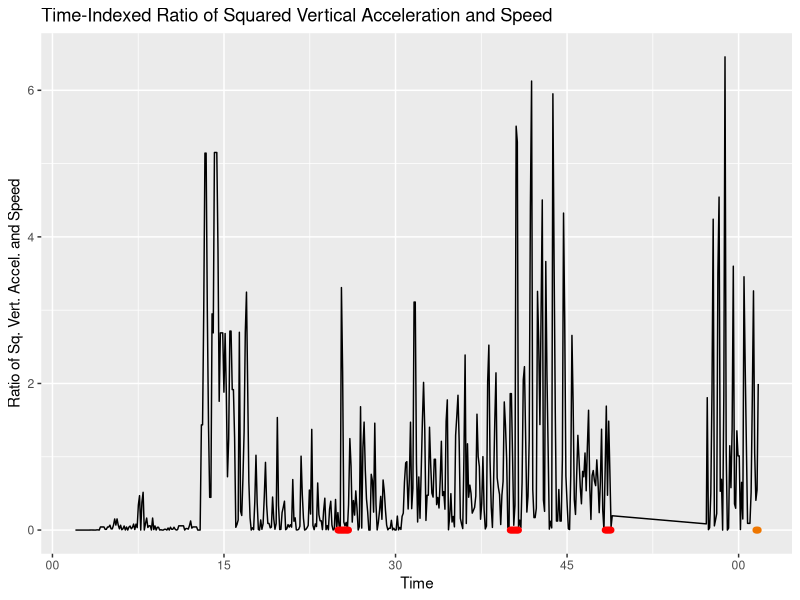
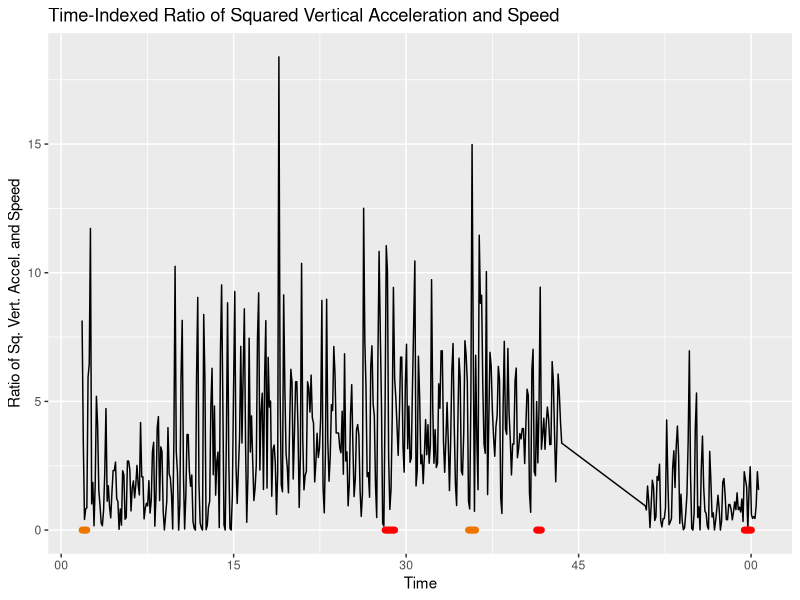
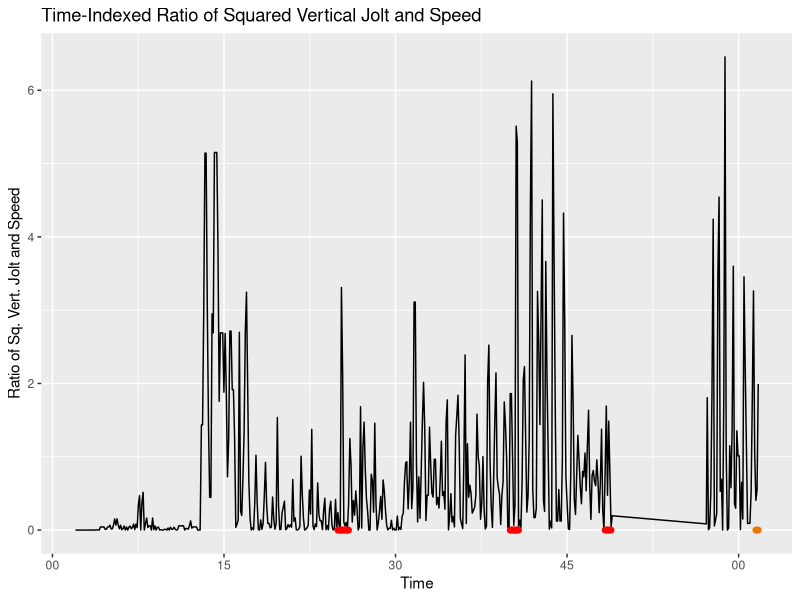
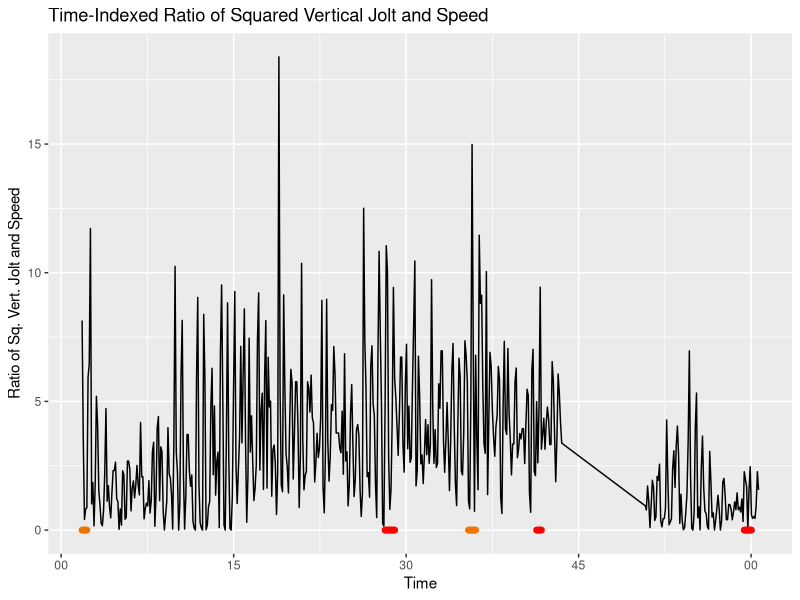
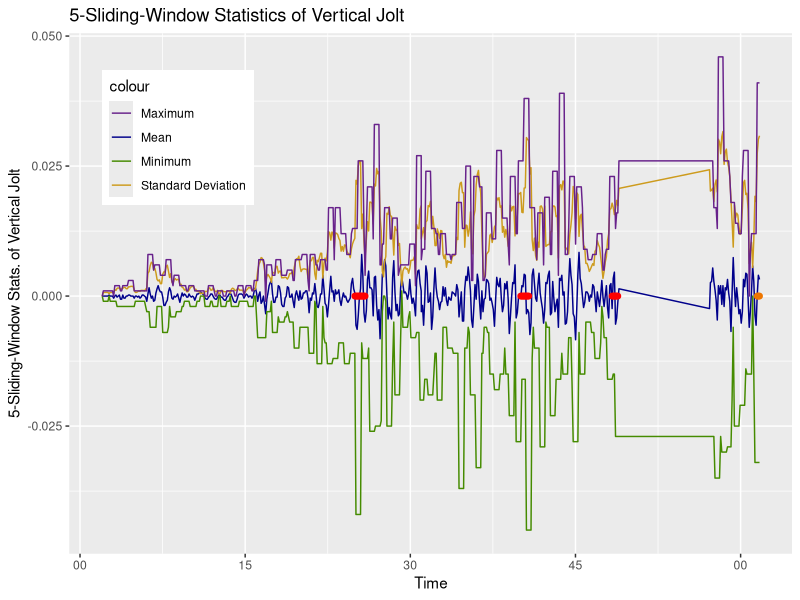
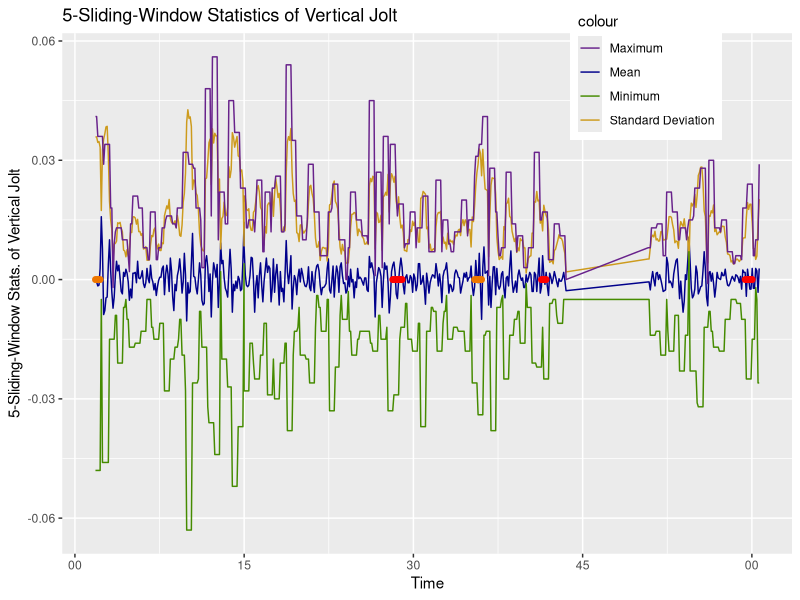

These charts were generated, in order, by the following R code:
## ---- chunk 1
knitr::opts_chunk$set(echo = TRUE)
## ---- chunk 2
# load data file
if (!exists("Kenya.raw")) {
    Kenya.raw <- read.csv("./kenya_oct_15_data_labeled.csv")
}
print(nrow(Kenya.raw))
Kenya.73 = Kenya.raw[Kenya.raw$Batch_id == 73, c("time", "label", "velocity", "x", "x_raw")]
Kenya.73$time <- as.POSIXct(Kenya.73$time, format="%Y-%m-%d %H:%M:%OS")
Kenya.73$Speed <- Kenya.73$velocity
Kenya.73$vert_accel <- Kenya.73$x_raw
Kenya.73$vert_jolt <- Kenya.73$x
Kenya.73 <- Kenya.73[, c("time", "Speed", "vert_accel", "vert_jolt", "label")]
## ---- chunk 3
# calculate ratio between vertical acceleration and speed
for (i in 1:nrow(Kenya.73)) {
    if (Kenya.73$Speed[i] == 0) {
        Kenya.73$sq_vert_accel_ratio_speed[i] = 0
    }
    else {
        Kenya.73$sq_vert_accel_ratio_speed[i] = (Kenya.73$vert_accel[i] * Kenya.73$vert_accel[i]) / Kenya.73$Speed[i]
    }
}
## ---- chunk 4
require(ggplot2)
Kenya.73.sq_vert_accel_ratio_speed.plot <- ggplot(Kenya.73[1:500, ], aes(x = time))
Kenya.73.sq_vert_accel_ratio_speed.plot <- Kenya.73.sq_vert_accel_ratio_speed.plot + geom_line(aes(y = sq_vert_accel_ratio_speed))
Kenya.73.sq_vert_accel_ratio_speed.plot <- Kenya.73.sq_vert_accel_ratio_speed.plot + xlab("Time") 
Kenya.73.sq_vert_accel_ratio_speed.plot <- Kenya.73.sq_vert_accel_ratio_speed.plot + ylab("Ratio of Sq. Vert. Accel. and Speed") 
Kenya.73.sq_vert_accel_ratio_speed.plot <- Kenya.73.sq_vert_accel_ratio_speed.plot + ggtitle("Time-Indexed Ratio of Squared Vertical Acceleration and Speed")
for (i in 1:500) {
    if (Kenya.73$label[i] == 1) {
         Kenya.73.sq_vert_accel_ratio_speed.plot <- Kenya.73.sq_vert_accel_ratio_speed.plot + 
             annotate("pointrange", x = Kenya.73$time[i], y = 0, ymin = 0, ymax = 0, colour = "red", size = 0.25)
    }
    if (Kenya.73$label[i] == 2) {
        Kenya.73.sq_vert_accel_ratio_speed.plot <- Kenya.73.sq_vert_accel_ratio_speed.plot + 
             annotate("pointrange", x = Kenya.73$time[i], y = 0, ymin = 0, ymax = 0, colour = "darkorange2", size = 0.25)
    }
}
print(Kenya.73.sq_vert_accel_ratio_speed.plot)
## ---- chunk 5
require(ggplot2)
Kenya.73.sq_vert_accel_ratio_speed.plot <- ggplot(Kenya.73[501:1000, ], aes(x = time))
Kenya.73.sq_vert_accel_ratio_speed.plot <- Kenya.73.sq_vert_accel_ratio_speed.plot + geom_line(aes(y = sq_vert_accel_ratio_speed))
Kenya.73.sq_vert_accel_ratio_speed.plot <- Kenya.73.sq_vert_accel_ratio_speed.plot + xlab("Time") 
Kenya.73.sq_vert_accel_ratio_speed.plot <- Kenya.73.sq_vert_accel_ratio_speed.plot + ylab("Ratio of Sq. Vert. Accel. and Speed") 
Kenya.73.sq_vert_accel_ratio_speed.plot <- Kenya.73.sq_vert_accel_ratio_speed.plot + ggtitle("Time-Indexed Ratio of Squared Vertical Acceleration and Speed")
for (i in 501:1000) {
    if (Kenya.73$label[i] == 1) {
         Kenya.73.sq_vert_accel_ratio_speed.plot <- Kenya.73.sq_vert_accel_ratio_speed.plot + 
             annotate("pointrange", x = Kenya.73$time[i], y = 0, ymin = 0, ymax = 0, colour = "red", size = 0.25)
    }
    if (Kenya.73$label[i] == 2) {
        Kenya.73.sq_vert_accel_ratio_speed.plot <- Kenya.73.sq_vert_accel_ratio_speed.plot + 
             annotate("pointrange", x = Kenya.73$time[i], y = 0, ymin = 0, ymax = 0, colour = "darkorange2", size = 0.25)
    }
}
print(Kenya.73.sq_vert_accel_ratio_speed.plot)
## ---- chunk 6
# calculate ratio between vertical acceleration and speed
for (i in 1:nrow(Kenya.73)) {
    if (Kenya.73$Speed[i] == 0) {
        Kenya.73$sq_vert_jolt_ratio_speed[i] = 0
    }
    else {
        Kenya.73$sq_vert_jolt_ratio_speed[i] = (Kenya.73$vert_accel[i] * Kenya.73$vert_accel[i]) / Kenya.73$Speed[i]
    }
}
## ---- chunk 7
require(ggplot2)
Kenya.73.sq_vert_jolt_ratio_speed.plot <- ggplot(Kenya.73[1:500, ], aes(x = time))
Kenya.73.sq_vert_jolt_ratio_speed.plot <- Kenya.73.sq_vert_jolt_ratio_speed.plot + geom_line(aes(y = sq_vert_jolt_ratio_speed))
Kenya.73.sq_vert_jolt_ratio_speed.plot <- Kenya.73.sq_vert_jolt_ratio_speed.plot + xlab("Time") 
Kenya.73.sq_vert_jolt_ratio_speed.plot <- Kenya.73.sq_vert_jolt_ratio_speed.plot + ylab("Ratio of Sq. Vert. Jolt and Speed") 
Kenya.73.sq_vert_jolt_ratio_speed.plot <- Kenya.73.sq_vert_jolt_ratio_speed.plot + ggtitle("Time-Indexed Ratio of Squared Vertical Jolt and Speed")
for (i in 1:500) {
    if (Kenya.73$label[i] == 1) {
         Kenya.73.sq_vert_jolt_ratio_speed.plot <- Kenya.73.sq_vert_jolt_ratio_speed.plot + 
             annotate("pointrange", x = Kenya.73$time[i], y = 0, ymin = 0, ymax = 0, colour = "red", size = 0.25)
    }
    if (Kenya.73$label[i] == 2) {
        Kenya.73.sq_vert_jolt_ratio_speed.plot <- Kenya.73.sq_vert_jolt_ratio_speed.plot + 
             annotate("pointrange", x = Kenya.73$time[i], y = 0, ymin = 0, ymax = 0, colour = "darkorange2", size = 0.25)
    }
}
print(Kenya.73.sq_vert_jolt_ratio_speed.plot)
## ---- chunk 8
require(ggplot2)
Kenya.73.sq_vert_jolt_ratio_speed.plot <- ggplot(Kenya.73[501:1000, ], aes(x = time))
Kenya.73.sq_vert_jolt_ratio_speed.plot <- Kenya.73.sq_vert_jolt_ratio_speed.plot + geom_line(aes(y = sq_vert_jolt_ratio_speed))
Kenya.73.sq_vert_jolt_ratio_speed.plot <- Kenya.73.sq_vert_jolt_ratio_speed.plot + xlab("Time") 
Kenya.73.sq_vert_jolt_ratio_speed.plot <- Kenya.73.sq_vert_jolt_ratio_speed.plot + ylab("Ratio of Sq. Vert. Jolt and Speed") 
Kenya.73.sq_vert_jolt_ratio_speed.plot <- Kenya.73.sq_vert_jolt_ratio_speed.plot + ggtitle("Time-Indexed Ratio of Squared Vertical Jolt and Speed")
for (i in 501:1000) {
    if (Kenya.73$label[i] == 1) {
         Kenya.73.sq_vert_jolt_ratio_speed.plot <- Kenya.73.sq_vert_jolt_ratio_speed.plot + 
             annotate("pointrange", x = Kenya.73$time[i], y = 0, ymin = 0, ymax = 0, colour = "red", size = 0.25)
    }
    if (Kenya.73$label[i] == 2) {
        Kenya.73.sq_vert_jolt_ratio_speed.plot <- Kenya.73.sq_vert_jolt_ratio_speed.plot + 
             annotate("pointrange", x = Kenya.73$time[i], y = 0, ymin = 0, ymax = 0, colour = "darkorange2", size = 0.25)
    }
}
print(Kenya.73.sq_vert_jolt_ratio_speed.plot)
## ---- chunk 9
# calculate 5-sliding-window mean of vertical jolt
for (i in 3:nrow(Kenya.73)-2) {
    Kenya.73$vert_jolt_mean[i] = mean(c(Kenya.73$vert_jolt[i-2], 
                                        Kenya.73$vert_jolt[i-1], 
                                        Kenya.73$vert_jolt[i], 
                                        Kenya.73$vert_jolt[i+1], 
                                        Kenya.73$vert_jolt[i+2]))
}
Kenya.73$vert_jolt_mean[1] = 0
Kenya.73$vert_jolt_mean[2] = 0
Kenya.73$vert_jolt_mean[nrow(Kenya.73) - 1] = 0
Kenya.73$vert_jolt_mean[nrow(Kenya.73)] = 0
# calculate 5-sliding-window standard deviation of vertical jolt
for (i in 3:nrow(Kenya.73)-2) {
    Kenya.73$vert_jolt_sd[i] = sd(c(Kenya.73$vert_jolt[i-2], 
                                        Kenya.73$vert_jolt[i-1], 
                                        Kenya.73$vert_jolt[i], 
                                        Kenya.73$vert_jolt[i+1], 
                                        Kenya.73$vert_jolt[i+2]))
}
Kenya.73$vert_jolt_sd[1] = 0
Kenya.73$vert_jolt_sd[2] = 0
Kenya.73$vert_jolt_sd[nrow(Kenya.73) - 1] = 0
Kenya.73$vert_jolt_sd[nrow(Kenya.73)] = 0
# calculate 5-sliding-window minimum of vertical jolt
for (i in 3:nrow(Kenya.73)-2) {
    Kenya.73$vert_jolt_min[i] = min(c(Kenya.73$vert_jolt[i-2], 
                                        Kenya.73$vert_jolt[i-1], 
                                        Kenya.73$vert_jolt[i], 
                                        Kenya.73$vert_jolt[i+1], 
                                        Kenya.73$vert_jolt[i+2]))
}
Kenya.73$vert_jolt_min[1] = 0
Kenya.73$vert_jolt_min[2] = 0
Kenya.73$vert_jolt_min[nrow(Kenya.73) - 1] = 0
Kenya.73$vert_jolt_min[nrow(Kenya.73)] = 0
# calculate 5-sliding-window maxium of vertical jolt
for (i in 3:nrow(Kenya.73)-2) {
    Kenya.73$vert_jolt_max[i] = max(c(Kenya.73$vert_jolt[i-2], 
                                        Kenya.73$vert_jolt[i-1], 
                                        Kenya.73$vert_jolt[i], 
                                        Kenya.73$vert_jolt[i+1], 
                                        Kenya.73$vert_jolt[i+2]))
}
Kenya.73$vert_jolt_max[1] = 0
Kenya.73$vert_jolt_max[2] = 0
Kenya.73$vert_jolt_max[nrow(Kenya.73) - 1] = 0
Kenya.73$vert_jolt_max[nrow(Kenya.73)] = 0
## ---- chunk 10
require(ggplot2)
Kenya.73.vert_jolt_5.plot <- ggplot(Kenya.73[1:500, ], aes(x = time))
Kenya.73.vert_jolt_5.plot <- Kenya.73.vert_jolt_5.plot + geom_line(aes(y = vert_jolt_mean, colour = "Mean"))
Kenya.73.vert_jolt_5.plot <- Kenya.73.vert_jolt_5.plot + geom_line(aes(y = vert_jolt_sd, colour = "Standard Deviation"))
Kenya.73.vert_jolt_5.plot <- Kenya.73.vert_jolt_5.plot + geom_line(aes(y = vert_jolt_min, colour = "Minimum"))
Kenya.73.vert_jolt_5.plot <- Kenya.73.vert_jolt_5.plot + geom_line(aes(y = vert_jolt_max, colour = "Maximum"))
Kenya.73.vert_jolt_5.plot <- Kenya.73.vert_jolt_5.plot + scale_colour_manual(values = c("darkorchid4", "blue4", "chartreuse4", "goldenrod3"))
Kenya.73.vert_jolt_5.plot <- Kenya.73.vert_jolt_5.plot + theme(legend.position = c(0.15, 0.8))
Kenya.73.vert_jolt_5.plot <- Kenya.73.vert_jolt_5.plot + xlab("Time") 
Kenya.73.vert_jolt_5.plot <- Kenya.73.vert_jolt_5.plot + ylab("5-Sliding-Window Stats. of Vertical Jolt") 
Kenya.73.vert_jolt_5.plot <- Kenya.73.vert_jolt_5.plot + ggtitle("5-Sliding-Window Statistics of Vertical Jolt")
for (i in 1:500) {
    if (Kenya.73$label[i] == 1) {
         Kenya.73.vert_jolt_5.plot <- Kenya.73.vert_jolt_5.plot + 
             annotate("pointrange", x = Kenya.73$time[i], y = 0, ymin = 0, ymax = 0, colour = "red", size = 0.25)
    }
    if (Kenya.73$label[i] == 2) {
        Kenya.73.vert_jolt_5.plot <- Kenya.73.vert_jolt_5.plot + 
             annotate("pointrange", x = Kenya.73$time[i], y = 0, ymin = 0, ymax = 0, colour = "darkorange2", size = 0.25)
    }
}
print(Kenya.73.vert_jolt_5.plot)
## ---- chunk 11
require(ggplot2)
Kenya.73.vert_jolt_5.plot <- ggplot(Kenya.73[501:1000, ], aes(x = time))
Kenya.73.vert_jolt_5.plot <- Kenya.73.vert_jolt_5.plot + geom_line(aes(y = vert_jolt_mean, colour = "Mean"))
Kenya.73.vert_jolt_5.plot <- Kenya.73.vert_jolt_5.plot + geom_line(aes(y = vert_jolt_sd, colour = "Standard Deviation"))
Kenya.73.vert_jolt_5.plot <- Kenya.73.vert_jolt_5.plot + geom_line(aes(y = vert_jolt_min, colour = "Minimum"))
Kenya.73.vert_jolt_5.plot <- Kenya.73.vert_jolt_5.plot + geom_line(aes(y = vert_jolt_max, colour = "Maximum"))
Kenya.73.vert_jolt_5.plot <- Kenya.73.vert_jolt_5.plot + scale_colour_manual(values = c("darkorchid4", "blue4", "chartreuse4", "goldenrod3"))
Kenya.73.vert_jolt_5.plot <- Kenya.73.vert_jolt_5.plot + theme(legend.position = c(0.8, 0.925))
Kenya.73.vert_jolt_5.plot <- Kenya.73.vert_jolt_5.plot + xlab("Time") 
Kenya.73.vert_jolt_5.plot <- Kenya.73.vert_jolt_5.plot + ylab("5-Sliding-Window Stats. of Vertical Jolt") 
Kenya.73.vert_jolt_5.plot <- Kenya.73.vert_jolt_5.plot + ggtitle("5-Sliding-Window Statistics of Vertical Jolt")
for (i in 501:1000) {
    if (Kenya.73$label[i] == 1) {
         Kenya.73.vert_jolt_5.plot <- Kenya.73.vert_jolt_5.plot + 
             annotate("pointrange", x = Kenya.73$time[i], y = 0, ymin = 0, ymax = 0, colour = "red", size = 0.25)
    }
    if (Kenya.73$label[i] == 2) {
        Kenya.73.vert_jolt_5.plot <- Kenya.73.vert_jolt_5.plot + 
             annotate("pointrange", x = Kenya.73$time[i], y = 0, ymin = 0, ymax = 0, colour = "darkorange2", size = 0.25)
    }
}
print(Kenya.73.vert_jolt_5.plot)
